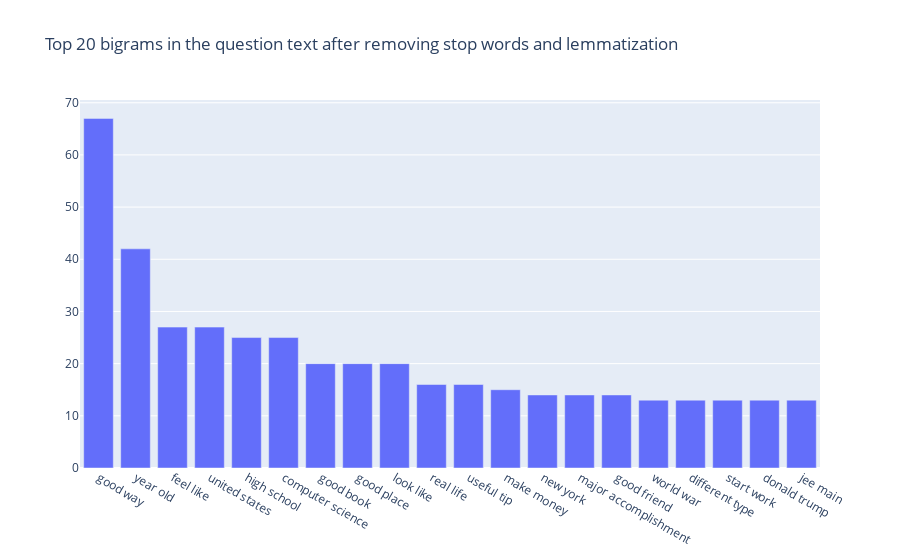

This figure's notebook cell:
### Code cell
def get_top_n_bigram(corpus, n=None):
    vec = CountVectorizer(ngram_range=(2, 2), stop_words='english').fit(corpus)
    bag_of_words = vec.transform(corpus)
    sum_words = bag_of_words.sum(axis=0) 
    words_freq = [(word, sum_words[0, idx]) for word, idx in vec.vocabulary_.items()]
    words_freq =sorted(words_freq, key = lambda x: x[1], reverse=True)
    return words_freq[:n]
common_words = get_top_n_bigram(df_clean['question_lemmatize_clean'], 20)
df3 = pd.DataFrame(common_words, columns = ['bigram' , 'count'])

fig = go.Figure([go.Bar(x=df3['bigram'], y=df3['count'])])
fig.update_layout(title=go.layout.Title(text="Top 20 bigrams in the question text after removing stop words and lemmatization"))
fig.show()

### Figure 1 — Plotly figure (JSON) as saved in the notebook; plotly's stock layout.template omitted (floating-point values rounded to 4 significant figures)
{"data": [{"type": "bar", "x": ["good way", "year old", "feel like", "united states", "high school", "computer science", "good book", "good place", "look like", "real life", "useful tip", "make money", "new york", "major accomplishment", "good friend", "world war", "different type", "start work", "donald trump", "jee main"], "y": [67, 42, 27, 27, 25, 25, 20, 20, 20, 16, 16, 15, 14, 14, 14, 13, 13, 13, 13, 13]}], "layout": {"title": {"text": "Top 20 bigrams in the question text after removing stop words and lemmatization"}}}
